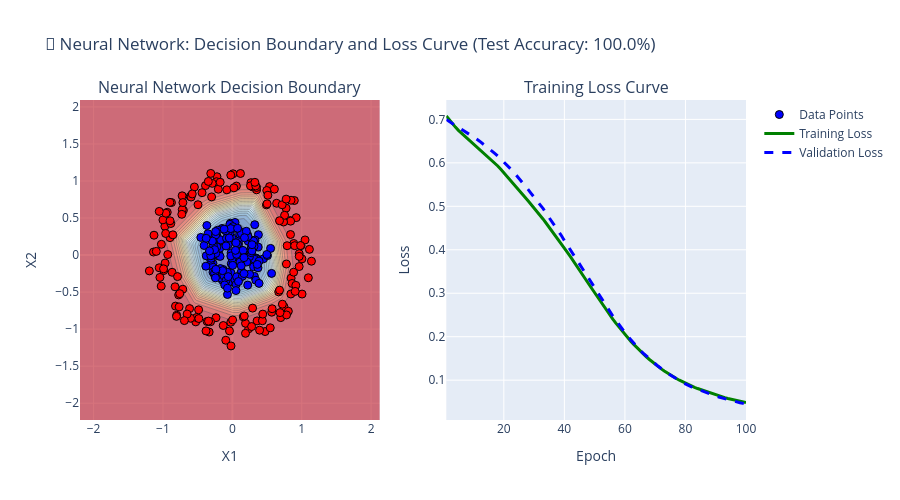

The notebook cell saved with this chart:
### Markdown cell above
### 📊 Étape 6 : visualiser les performances du réseau de neurones

Maintenant que notre réseau est entraîné avec TensorFlow/Keras, voyons ce qu'il a réellement appris.

Nous allons regarder :
- La frontière de décision : où le modèle prédit une classe plutôt que l'autre
- Les courbes de perte (loss) : comment le modèle s'est amélioré pendant l'entraînement

### Code cell
# Note pédagogique : ce graphique relie la précision, les courbes de perte et la frontière de décision apprise.

plot_neural_network_results(X, y, model, scaler, history, test_accuracy)

### Figure 1 — Plotly figure (JSON) as saved in the notebook; plotly's stock layout.template omitted (floating-point values rounded to 4 significant figures; data arrays with more than 128 entries replaced by an {"elided": "..."} marker saying what was removed)
{"data": [{"colorscale": [[0, "rgb(165,0,38)"], [0.1, "rgb(215,48,39)"], [0.2, "rgb(244,109,67)"], [0.3, "rgb(253,174,97)"], [0.4, "rgb(254,224,144)"], [0.5, "rgb(255,255,191)"], [0.6, "rgb(224,243,248)"], [0.7, "rgb(171,217,233)"], [0.8, "rgb(116,173,209)"], [0.9, "rgb(69,117,180)"], [1, "rgb(49,54,149)"]], "contours": {"end": 1, "size": 0.05, "start": 0}, "opacity": 0.6, "showscale": false, "type": "contour", "x": {"elided": "217 float values"}, "xaxis": "x", "y": {"elided": "217 float values"}, "yaxis": "y", "z": {"elided": "217x217 float values"}}, {"marker": {"color": {"elided": "300 str values"}, "line": {"color": "black", "width": 1}, "size": 8}, "mode": "markers", "name": "Data Points", "type": "scatter", "x": {"elided": "300 float values"}, "xaxis": "x", "y": {"elided": "300 float values"}, "yaxis": "y"}, {"line": {"color": "green", "width": 3}, "mode": "lines", "name": "Training Loss", "type": "scatter", "x": [1, 2, 3, 4, 5, 6, 7, 8, 9, 10, 11, 12, 13, 14, 15, 16, 17, 18, 19, 20, 21, 22, 23, 24, 25, 26, 27, 28, 29, 30, 31, 32, 33, 34, 35, 36, 37, 38, 39, 40, 41, 42, 43, 44, 45, 46, 47, 48, 49, 50, 51, 52, 53, 54, 55, 56, 57, 58, 59, 60, 61, 62, 63, 64, 65, 66, 67, 68, 69, 70, 71, 72, 73, 74, 75, 76, 77, 78, 79, 80, 81, 82, 83, 84, 85, 86, 87, 88, 89, 90, 91, 92, 93, 94, 95, 96, 97, 98, 99, 100], "xaxis": "x2", "y": [0.7078, 0.6987, 0.6902, 0.6822, 0.6747, 0.6684, 0.6614, 0.655, 0.6491, 0.6433, 0.6373, 0.6313, 0.6255, 0.6194, 0.613, 0.6065, 0.6, 0.5928, 0.585, 0.5773, 0.5696, 0.5618, 0.5539, 0.5455, 0.5375, 0.5292, 0.5208, 0.5126, 0.5045, 0.4961, 0.4878, 0.4789, 0.4703, 0.4611, 0.4518, 0.4427, 0.4335, 0.424, 0.4141, 0.4041, 0.394, 0.3841, 0.3742, 0.3645, 0.3538, 0.3431, 0.3325, 0.3219, 0.3114, 0.3009, 0.2903, 0.2799, 0.2698, 0.2598, 0.25, 0.2405, 0.2312, 0.2223, 0.2137, 0.2051, 0.1969, 0.1892, 0.1816, 0.1744, 0.1673, 0.1607, 0.1544, 0.1481, 0.1423, 0.1364, 0.1311, 0.1259, 0.1211, 0.1162, 0.1118, 0.1077, 0.1037, 0.09991, 0.09633, 0.09295, 0.08959, 0.08656, 0.08357, 0.08077, 0.07823, 0.07569, 0.07314, 0.07081, 0.06854, 0.06627, 0.06403, 0.06179, 0.05978, 0.05795, 0.05609, 0.05443, 0.05275, 0.05123, 0.04978, 0.04837], "yaxis": "y2"}, {"line": {"color": "blue", "dash": "dash", "width": 3}, "mode": "lines", "name": "Validation Loss", "type": "scatter", "x": [1, 2, 3, 4, 5, 6, 7, 8, 9, 10, 11, 12, 13, 14, 15, 16, 17, 18, 19, 20, 21, 22, 23, 24, 25, 26, 27, 28, 29, 30, 31, 32, 33, 34, 35, 36, 37, 38, 39, 40, 41, 42, 43, 44, 45, 46, 47, 48, 49, 50, 51, 52, 53, 54, 55, 56, 57, 58, 59, 60, 61, 62, 63, 64, 65, 66, 67, 68, 69, 70, 71, 72, 73, 74, 75, 76, 77, 78, 79, 80, 81, 82, 83, 84, 85, 86, 87, 88, 89, 90, 91, 92, 93, 94, 95, 96, 97, 98, 99, 100], "xaxis": "x2", "y": [0.6997, 0.6947, 0.69, 0.6856, 0.6813, 0.6772, 0.6731, 0.6687, 0.6638, 0.6595, 0.6549, 0.6499, 0.6447, 0.6394, 0.6341, 0.6281, 0.6219, 0.6157, 0.6092, 0.6018, 0.5946, 0.5879, 0.5807, 0.5727, 0.5647, 0.5566, 0.5479, 0.539, 0.5299, 0.5214, 0.5124, 0.5029, 0.4945, 0.4838, 0.4741, 0.4638, 0.4542, 0.4442, 0.4328, 0.4213, 0.4108, 0.4008, 0.3903, 0.3793, 0.3673, 0.356, 0.3455, 0.3347, 0.3235, 0.3121, 0.3016, 0.2904, 0.28, 0.2695, 0.2587, 0.2477, 0.2379, 0.2277, 0.2186, 0.2093, 0.2003, 0.1918, 0.1837, 0.1766, 0.1689, 0.1623, 0.1556, 0.1492, 0.1438, 0.1378, 0.1319, 0.1263, 0.1213, 0.1163, 0.1119, 0.107, 0.1027, 0.09909, 0.0949, 0.09105, 0.08788, 0.0846, 0.08185, 0.07905, 0.07611, 0.07366, 0.07074, 0.06814, 0.06596, 0.06347, 0.06118, 0.05908, 0.05691, 0.05485, 0.05295, 0.05116, 0.04969, 0.04805, 0.0466, 0.04515], "yaxis": "y2"}], "layout": {"annotations": [{"font": {"size": 16}, "showarrow": false, "text": "Neural Network Decision Boundary", "x": 0.225, "xanchor": "center", "xref": "paper", "y": 1, "yanchor": "bottom", "yref": "paper"}, {"font": {"size": 16}, "showarrow": false, "text": "Training Loss Curve", "x": 0.775, "xanchor": "center", "xref": "paper", "y": 1, "yanchor": "bottom", "yref": "paper"}], "height": 500, "showlegend": true, "title": {"text": "🧠 Neural Network: Decision Boundary and Loss Curve (Test Accuracy: 100.0%)"}, "xaxis": {"anchor": "y", "domain": [0, 0.45], "title": {"text": "X1"}}, "xaxis2": {"anchor": "y2", "domain": [0.55, 1], "title": {"text": "Epoch"}}, "yaxis": {"anchor": "x", "domain": [0, 1], "title": {"text": "X2"}}, "yaxis2": {"anchor": "x2", "domain": [0, 1], "title": {"text": "Loss"}}}}
